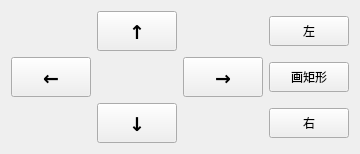
           <widget class="QWidget" name="tab_6">
            <attribute name="title">
             <string>键盘操作</string>
            </attribute>
            <layout class="QHBoxLayout" name="horizontalLayout_13">
             <item>
              <layout class="QGridLayout" name="gridLayout_3">
               <item row="1" column="0">
                <widget class="QPushButton" name="pushButton_left">
                 <property name="minimumSize">
                  <size>
                   <width>0</width>
                   <height>40</height>
                  </size>
                 </property>
                 <property name="font">
                  <font>
                   <family>Agency FB</family>
                   <pointsize>14</pointsize>
                   <weight>75</weight>
                   <bold>true</bold>
                  </font>
                 </property>
                 <property name="cursor">
                  <cursorShape>ArrowCursor</cursorShape>
                 </property>
                 <property name="text">
                  <string>←</string>
                 </property>
                </widget>
               </item>
               <item row="2" column="1">
                <widget class="QPushButton" name="pushButton_down">
                 <property name="minimumSize">
                  <size>
                   <width>0</width>
                   <height>40</height>
                  </size>
                 </property>
                 <property name="font">
                  <font>
                   <family>Agency FB</family>
                   <pointsize>14</pointsize>
                   <weight>75</weight>
                   <bold>true</bold>
                  </font>
                 </property>
                 <property name="cursor">
                  <cursorShape>ArrowCursor</cursorShape>
                 </property>
                 <property name="text">
                  <string>↓</string>
                 </property>
                </widget>
               </item>
               <item row="0" column="1">
                <widget class="QPushButton" name="pushButton_up">
                 <property name="minimumSize">
                  <size>
                   <width>0</width>
                   <height>40</height>
                  </size>
                 </property>
                 <property name="font">
                  <font>
                   <family>Agency FB</family>
                   <pointsize>14</pointsize>
                   <weight>75</weight>
                   <bold>true</bold>
                  </font>
                 </property>
                 <property name="cursor">
                  <cursorShape>ArrowCursor</cursorShape>
                 </property>
                 <property name="text">
                  <string>↑</string>
                 </property>
                </widget>
               </item>
               <item row="2" column="4">
                <widget class="QPushButton" name="pushButton_rr">
                 <property name="minimumSize">
                  <size>
                   <width>0</width>
                   <height>30</height>
                  </size>
                 </property>
                 <property name="text">
                  <string>右</string>
                 </property>
                </widget>
               </item>
               <item row="0" column="4">
                <widget class="QPushButton" name="pushButton_ll">
                 <property name="minimumSize">
                  <size>
                   <width>0</width>
                   <height>30</height>
                  </size>
                 </property>
                 <property name="text">
                  <string>左</string>
                 </property>
                </widget>
               </item>
               <item row="1" column="2">
                <widget class="QPushButton" name="pushButton_right">
                 <property name="minimumSize">
                  <size>
                   <width>0</width>
                   <height>40</height>
                  </size>
                 </property>
                 <property name="font">
                  <font>
                   <family>Agency FB</family>
                   <pointsize>14</pointsize>
                   <weight>75</weight>
                   <bold>true</bold>
                  </font>
                 </property>
                 <property name="cursor">
                  <cursorShape>ArrowCursor</cursorShape>
                 </property>
                 <property name="text">
                  <string>→</string>
                 </property>
                </widget>
               </item>
               <item row="1" column="4">
                <widget class="QPushButton" name="pushButton_Rect">
                 <property name="minimumSize">
                  <size>
                   <width>0</width>
                   <height>30</height>
                  </size>
                 </property>
                 <property name="text">
                  <string>画矩形</string>
                 </property>
                 <property name="autoRepeat">
                  <bool>false</bool>
                 </property>
                </widget>
               </item>
              </layout>
             </item>
            </layout>
           </widget>
